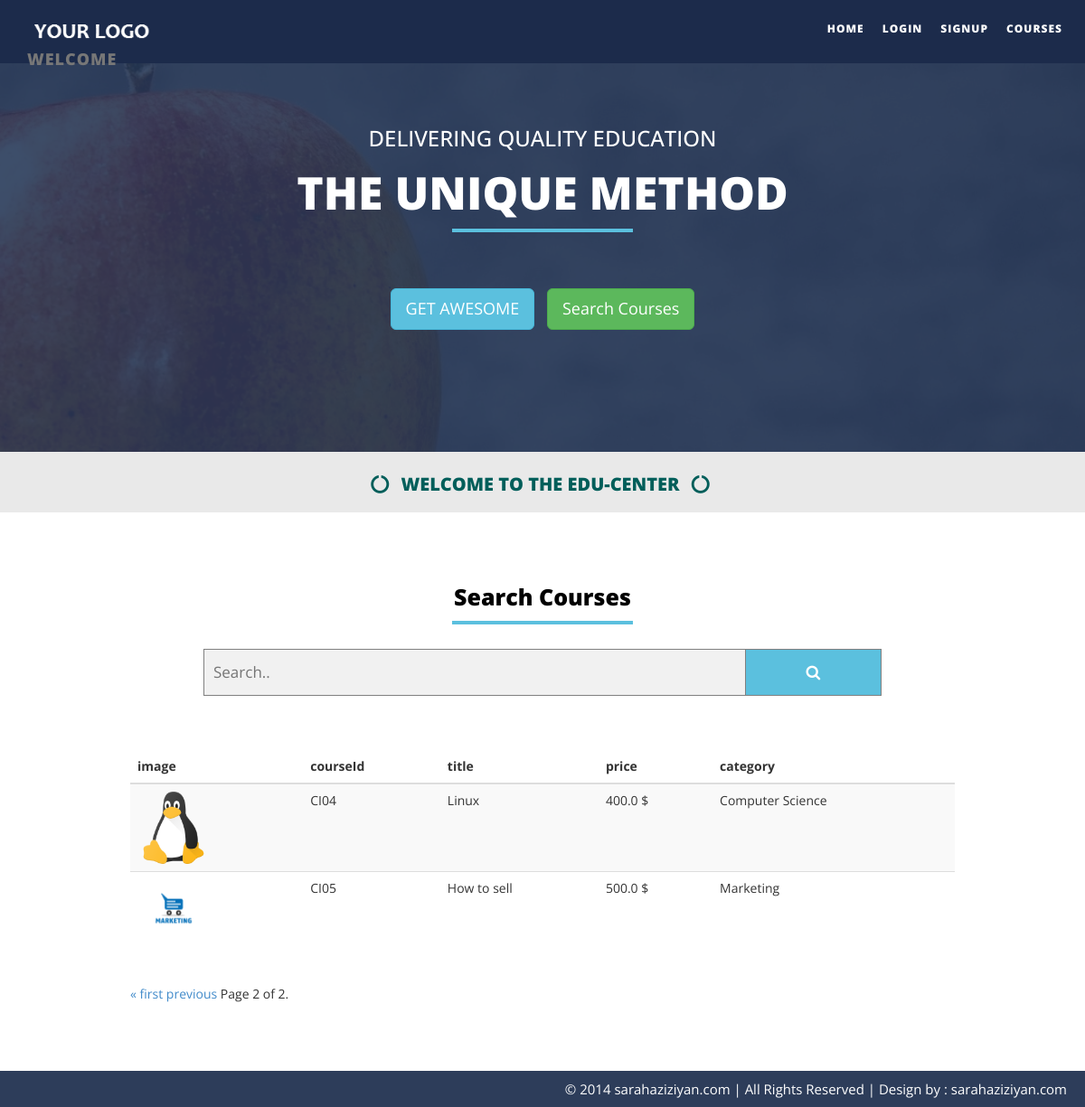
Screenshot of /?page=2 with the database file from the repository.
### OnlineCourseApp/models.py (models this page shows, shortened)
class Course(Model):
    courseId = CharField(max_length=10, primary_key=True)
    title = CharField(max_length=128)
    price = FloatField()
    image = ImageField(upload_to='course')
    creation_date = DateField(default=now)
    category = ForeignKey(Category, on_delete=CASCADE)

class Category(Model):
    categoryId = CharField(max_length=10, primary_key=True)
    title = CharField(max_length=128)
    def __str__(self):
        return self.title

### OnlineCourseApp/views.py (the view)
# urls.py: path('', index, name='index'),
def index(request):
    coursesList = Course.objects.all()
    return giveCoursesPage(request,coursesList)

### OnlineCourseApp/views.py (called while the page is built)
def giveCoursesPage(request,coursesList):
    paginator = Paginator(coursesList, 3)
    page = request.GET.get('page', 1)
    courses = paginator.get_page(page)
    return render(request, 'index.html', {'courses': courses})

### OnlineCourseApp/templates/index.html (shortened to what this page needs)
<!DOCTYPE html>
{% load static %}
<html xmlns="http://www.w3.org/1999/xhtml">
<head>
    <link href="{% static '/css/bootstrap.css' %}" rel="stylesheet" />
<link href="{% static 'css/font-awesome.min.css' %}" rel="stylesheet" />
<link href="{% static 'css/flexslider.css' %}" rel="stylesheet" />
    <link href="{% static 'css/style.css' %}" rel="stylesheet" />
    <link href="{% static 'css/onlineCourse.css' %}" rel="stylesheet" />
</head>
<body >
 <div class="navbar navbar-inverse navbar-fixed-top " id="menu">
        <div class="container">
            <div class="navbar-header">
                <a class="navbar-brand" href="#">
                    <img class="logo-custom" src="{% static 'img/logo180-50.png' %}" alt=""  />
                    <div id="username" name="firsname_lastname"> WELCOME {{ username }}</div>
                </a>
            </div>
            <div class="navbar-collapse collapse move-me">
                <ul class="nav navbar-nav navbar-right">
                    <li ><a href="#home">HOME</a></li>
                    <li ><a href="{% url 'login' %}" id="loginButtonMenu">LOGIN</a></li>
                    <li ><a href="{% url 'login' %}" id="signupButtonMenu">SIGNUP</a></li>
                    <li><a href="#courseSearch-sec">COURSES</a></li>
                </ul>
            </div>
        </div>
    </div>
       <div class="home-sec" id="home" >
           <div class="overlay">
 <div class="container">
           <div class="row text-center " >
               <div class="col-lg-12  col-md-12 col-sm-12">
                <div class="flexslider set-flexi" id="main-section" >
                    <ul class="slides move-me">
                        <li>
                              <h3>Delivering Quality Education</h3>
                           <h1>THE UNIQUE METHOD</h1>
                            <a  href="#courseSearch-sec" class="btn btn-info btn-lg" >
                                GET AWESOME
                            </a>
                             <a  href="#courseSearch-sec" class="btn btn-success btn-lg" >
                                Search Courses
                            </a>
                        </li>
                    </ul>
                </div>
            </div>
               </div>
                </div>
           </div>
       </div>
    <div  class="tag-line" >
         <div class="container">
           <div class="row  text-center" >
               <div class="col-lg-12  col-md-12 col-sm-12">
        <h2 data-scroll-reveal="enter from the bottom after 0.1s" ><i class="fa fa-circle-o-notch"></i> WELCOME TO THE EDU-CENTER <i class="fa fa-circle-o-notch"></i> </h2>
                   </div>
               </div>
             </div>
    </div>
    <div id="courseSearch-sec" class="container set-pad" >
             <div class="row text-center">
                 <div class="col-lg-8 col-lg-offset-2 col-md-8 col-sm-8 col-md-offset-2 col-sm-offset-2">
                     <h1 data-scroll-reveal="enter from the bottom after 0.2s"  class="header-line">Search Courses</h1>
                     <p data-scroll-reveal="enter from the bottom after 0.3s" >
                         <form class="searchCourse" action="{% url 'search_courses' %}" method="post">
                            <input type="text" placeholder="Search.." name="searchCourseInput">
                            <button type="submit" buttonType="search"><i class="fa fa-search"></i></button>
                        </form>
                     </p>
                 </div>
             </div>
           <div class="row searchCourseTableContainer" >
                <table class="table table-striped table-hover">
        <thead class="thead-light">
            <tr>
                <th scope="col">image</th>
                <th scope="col">courseId</th>
                <th scope="col">title</th>
                <th scope="col">price</th>
                <th scope="col">category</th>
            </tr>
        </thead>
        {% for course in courses %}
            <tr title="مشاهده درس" style="cursor:pointer" class="trCourse">
                <td><img class='courseImage' src="{{course.image.url}}"></td>
                <td>{{course.courseId}}</td>
                <td>{{course.title}}</td>
                <td>{{course.price}} $</td>
                <td>{{course.category}}</td>
            </tr>
        {% endfor %}
    </table>
                <div class="pagination">
        <span class="step-links">
            {% if courses.has_previous %}
                <a href="?page=1">&laquo; first</a>
                <a href="?page={{ courses.previous_page_number }}">previous</a>
            {% endif %}
            <span class="current">
                Page {{ courses.number }} of {{ courses.paginator.num_pages }}.
            </span>
        </span>
    </div>
           </div>
    </div>
    <div id="footer">
          &copy 2014 sarahaziziyan.com | All Rights Reserved |  <a href="http://sarahaziziyan.com" style="color: #fff" target="_blank">Design by : sarahaziziyan.com</a>
    </div>
</body>
</html>

### OnlineCourseApp/static/css/flexslider.css (style rules this page uses)
.slides, .flex-control-nav, .flex-direction-nav { margin: 0; padding: 0; list-style: none; }
.flexslider { margin: 0; padding: 0; }
.flexslider .slides > li { display: none; -webkit-backface-visibility: hidden; }
.slides:after { content: "."; display: block; clear: both; visibility: hidden; line-height: 0; height: 0; }
html[xmlns] .slides { display: block; }
.flexslider { margin: 0 0 60px; background: #fff; border: 4px solid #fff; position: relative; -webkit-border-radius: 4px; -moz-border-radius: 4px; -o-border-radius: 4px; border-radius: 4px; -webkit-box-shadow: 0 1px 4px rgba(0,0,0,.2); -moz-box-shadow: 0 1px 4px rgba(0,0,0,.2); -o-box-shadow: 0 1px 4px rgba(0,0,0,.2); box-shadow: 0 1px 4px rgba(0,0,0,.2); zoom: 1; }
.flexslider .slides { zoom: 1; }

### OnlineCourseApp/static/css/style.css (style rules this page uses)
.set-pad { padding-top:35px; }
.logo-custom { max-height: 40px; }
#menu { background-color: rgba(28, 43, 75, 1); color: #fff; font-size: 12px; font-weight: 900; letter-spacing: 1px; min-height: 70px; }
.navbar-inverse { border-color: transparent; }
.navbar-inverse .navbar-nav > li > a, .navbar-inverse .navbar-nav > li > a:hover { color: #FFF; padding: 22px 10px; }
.home-sec { padding-top: 10px; padding-bottom: 60px; background: url(../img/header.jpg) no-repeat center center; padding: 0; -webkit-background-size: cover; background-size: cover; color: #fff; background-attachment: fixed; }
.home-sec .overlay { background: rgba(38, 57, 88, 0.89); min-height: 500px; }
.home-sec h1 { color: #fff; font-weight: 900; font-size: 50px; text-transform: uppercase; padding-bottom: 35px; }
.home-sec h3 { text-transform: uppercase; }
.set-flexi { -webkit-box-shadow: 0 1px 4px rgba(0, 0, 0, 0); -moz-box-shadow: 0 1px 4px rgba(0, 0, 0, 0); -o-box-shadow: 0 1px 4px rgba(0, 0, 0, 0); box-shadow: 0 1px 4px rgba(0, 0, 0, 0); background-color: transparent; border: 0px solid #000; padding-top: 120px; }
.set-flexi a { margin: 5px; }
.tag-line { background: #E9E9E9; color: #000; }
.tag-line h2 { font-size: 20px; font-weight: 900; padding: 5px 10px 10px 5px; color: #005E5A; }
.tag-line h2 > i { margin-left: 8px; margin-right: 8px; }
.header-line { font-weight: 900; font-size: 25px; padding-bottom: 5px; padding-top: 25px; color: #000; }
h1::after { content: " "; border: solid 2px #5bc0de; display: block; width: 200px; margin: 12px auto; }
#footer { padding:5px 20px; background-color:#2d3d5a; text-align:right; color:#fff; font-size:15px; }

### OnlineCourseApp/static/css/onlineCourse.css (style rules this page uses)
.courseImage { max-height: 80px; max-width: 80px; }
.searchCourseTableContainer { width : 80%; margin : 50px auto; }
.searchCourseTableContainer table { background : white; border-radius : 5px; }
form.searchCourse input[type=text] { padding: 10px; font-size: 17px; border: 1px solid grey; float: left; width: 80%; background: #f1f1f1; }
form.searchCourse button { float: left; width: 20%; padding: 10px; background: #5bc0de; color: white; font-size: 17px; border: 1px solid grey; border-left: none; cursor: pointer; }
form.searchCourse::after { content: ""; clear: both; display: table; }

### rows the page displays
Course: image (picture), courseId "CI04", title "Linux", price "400.0", category "Computer Science"
Course: image (picture), courseId "CI05", title "How to sell", price "500.0", category "Marketing"

### other values shown
{{ courses.number }} "2"
{{ courses.paginator.num_pages }} "2"
